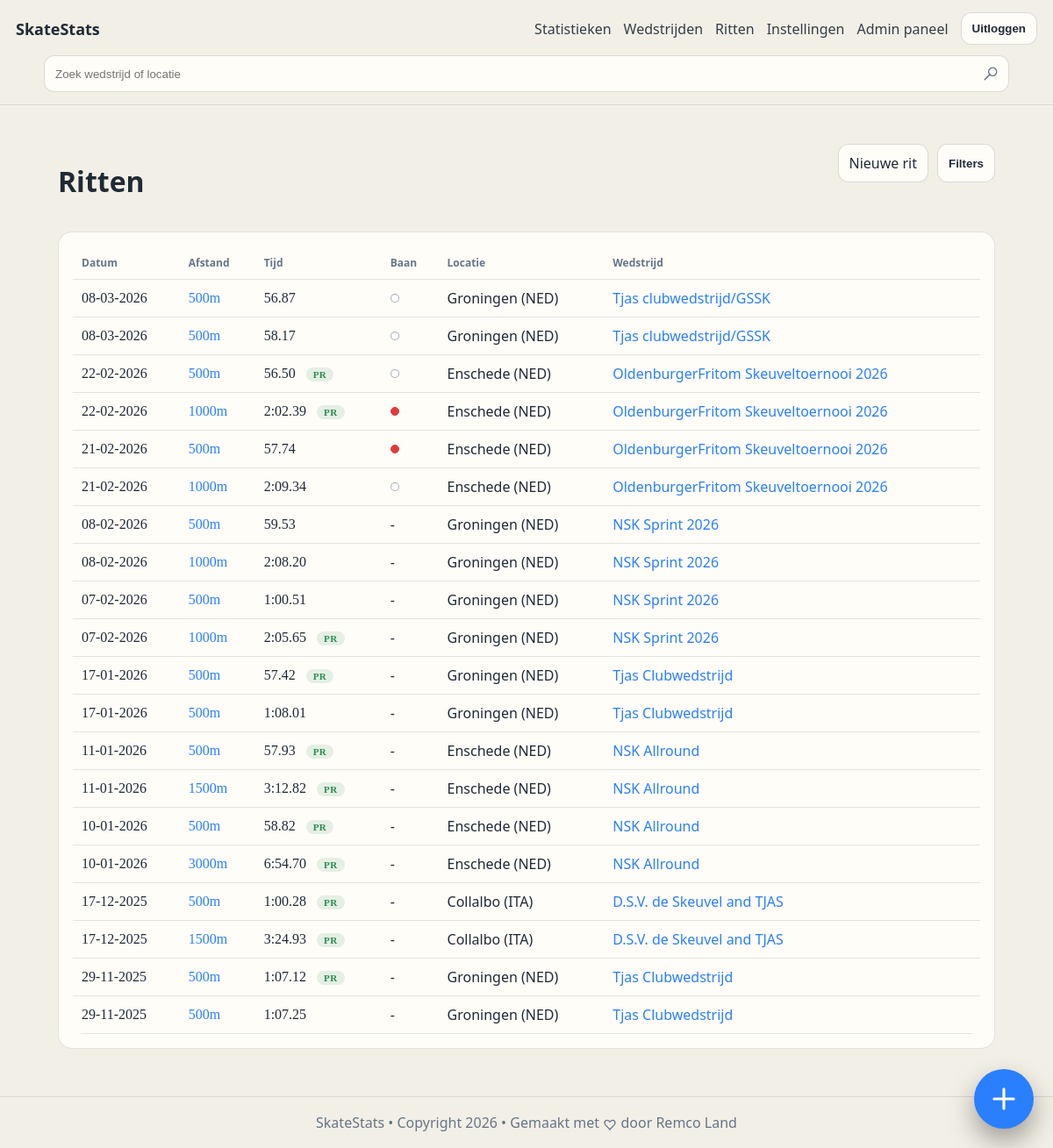
Screenshot of /races (signed in) with the database file from the repository.
### tables this page shows
CREATE TABLE competition (
              id INTEGER PRIMARY KEY AUTOINCREMENT,
              name TEXT NOT NULL,
              venue TEXT,
              competition_date TEXT NOT NULL, -- YYYY-MM-DD
              notes TEXT,
              created_at TEXT NOT NULL
            , owner_user_id INTEGER);

CREATE TABLE race (
              id INTEGER PRIMARY KEY AUTOINCREMENT,
              competition_id INTEGER NOT NULL,
              skater_id INTEGER NOT NULL,
              distance_m INTEGER NOT NULL,
              category TEXT,
              class_name TEXT,
              lane TEXT,
              opponent TEXT,
              total_time_ms INTEGER,
              laps_csv TEXT,   -- "30.12,31.00,31.50"
              dnf INTEGER NOT NULL DEFAULT 0,
              notes TEXT,
              created_at TEXT NOT NULL,
              FOREIGN KEY (competition_id) REFERENCES competition(id) ON DELETE CASCADE,
              FOREIGN KEY (skater_id) REFERENCES skater(id) ON DELETE RESTRICT
            );

### app/main.py (the view)
@app.get("/races", response_class=HTMLResponse)
def races(
    request: Request,
    distance_m: Optional[str] = None,
    lane: str = "",
    venue: str = "",
    date_from: str = "",
    date_to: str = "",
):
    current_user = require_user(request)
    filters = ["r.skater_id = ?", "c.owner_user_id = ?"]
    params: list[object] = [int(current_user["skater_id"]), int(current_user["id"])]
    selected_distance = distance_m.strip() if distance_m else ""
    selected_lane = lane.strip()
    selected_venue = venue.strip()
    selected_date_from = date_from.strip()
    selected_date_to = date_to.strip()
    if selected_distance:
        filters.append("r.distance_m = ?")
        params.append(int(selected_distance))
    if selected_lane:
        filters.append("LOWER(COALESCE(r.lane, '')) = ?")
        params.append(selected_lane.lower())
    if selected_venue:
        filters.append("LOWER(COALESCE(c.venue, '')) = ?")
        params.append(selected_venue.lower())
    error_message = ""
    try:
        if selected_date_from:
            filters.append("c.competition_date >= ?")
            params.append(parse_date_any(selected_date_from))
        if selected_date_to:
            filters.append("c.competition_date <= ?")
            params.append(parse_date_any(selected_date_to))
    except ValueError:
        error_message = "Ongeldige datumfilter."
        params = [int(current_user["skater_id"]), int(current_user["id"])]
        filters = ["r.skater_id = ?", "c.owner_user_id = ?"]
        if selected_distance:
            filters.append("r.distance_m = ?")
            params.append(int(selected_distance))
        if selected_lane:
            filters.append("LOWER(COALESCE(r.lane, '')) = ?")
            params.append(selected_lane.lower())
        if selected_venue:
            filters.append("LOWER(COALESCE(c.venue, '')) = ?")
            params.append(selected_venue.lower())
    where_sql = " AND ".join(filters)
    with db() as conn:
        race_rows = conn.execute(
            f"""
            SELECT r.*, c.name AS competition_name, c.venue, c.competition_date
            FROM race r
            JOIN competition c ON c.id = r.competition_id
            WHERE {where_sql}
            ORDER BY c.competition_date DESC, r.distance_m ASC, r.total_time_ms ASC, r.id DESC
            """,
            params,
        ).fetchall()
        lane_options = conn.execute(
            """
            SELECT DISTINCT lane
            FROM race r
            JOIN competition c ON c.id = r.competition_id
            WHERE r.skater_id = ? AND c.owner_user_id = ? AND lane IS NOT NULL AND TRIM(lane) != ''
            ORDER BY lane
            """,
            (int(current_user["skater_id"]), int(current_user["id"])),
        ).fetchall()
        venue_options = conn.execute(
            """
            SELECT DISTINCT c.venue AS venue
            FROM race r
            JOIN competition c ON c.id = r.competition_id
            WHERE r.skater_id = ? AND c.owner_user_id = ? AND c.venue IS NOT NULL AND TRIM(c.venue) != ''
            ORDER BY c.venue
            """,
            (int(current_user["skater_id"]), int(current_user["id"])),
        ).fetchall()
        all_owner_races = conn.execute(
            """
            SELECT r.id, r.distance_m, r.total_time_ms, r.dnf, c.competition_date
            FROM race r
            JOIN competition c ON c.id = r.competition_id
            WHERE r.skater_id = ? AND c.owner_user_id = ?
            ORDER BY c.competition_date ASC, r.id ASC
            """,
            (int(current_user["skater_id"]), int(current_user["id"])),
        ).fetchall()
    pr_progress = build_pr_progress(all_owner_races)
    return render(
        request,
        "races.html",
        races=[{**dict(row), **pr_progress.get(int(row["id"]), {})} for row in race_rows],
        lane_options=lane_options,
        venue_options=venue_options,
        selected_distance=selected_distance,
        selected_lane=selected_lane,
        selected_venue=selected_venue,
        selected_date_from=selected_date_from,
        selected_date_to=selected_date_to,
        error_message=error_message,
        filters_open=bool(
            error_message
            or selected_distance
            or selected_lane
            or selected_venue
            or selected_date_from
            or selected_date_to
        ),
        fmt_ms=fmt_ms,
        fmt_date=fmt_date_ymd_to_dmy,
    )

### app/main.py (called while the page is built)
def fmt_date_ymd_to_dmy(ymd: str | None) -> str:
    if not ymd:
        return "-"
    try:
        d = datetime.strptime(ymd, "%Y-%m-%d")
        return d.strftime("%d-%m-%Y")
    except ValueError:
        return ymd

def db() -> sqlite3.Connection:
    conn = sqlite3.connect(DB_PATH)
    conn.execute("PRAGMA foreign_keys = ON")
    conn.row_factory = sqlite3.Row
    return conn

def get_user_by_id(conn: sqlite3.Connection, user_id: int) -> Optional[sqlite3.Row]:
    return conn.execute(
        """
        SELECT u.*, s.name AS skater_name
        FROM user u
        JOIN skater s ON s.id = u.skater_id
        WHERE u.id = ?
        """,
        (user_id,),
    ).fetchone()

def normalize_theme_preference(raw_value: str) -> str:
    value = (raw_value or "").strip().lower()
    if value == "light":
        return "light"
    if value == "system":
        return "system"
    return "dark"

def resolved_theme(theme_preference: str) -> str:
    return "dark" if normalize_theme_preference(theme_preference) == "system" else normalize_theme_preference(theme_preference)

def render(request: Request, template_name: str, **ctx) -> HTMLResponse:
    tpl = templates_env.get_template(template_name)
    current_user = getattr(request.state, "user", None)
    html = tpl.render(
        app_title=APP_TITLE,
        request=request,
        current_user=current_user,
        owner_name=current_user["skater_name"] if current_user else OWNER_NAME,
        theme_preference=normalize_theme_preference(current_user["theme_preference"]) if current_user else "dark",
        active_theme=resolved_theme(current_user["theme_preference"]) if current_user else "dark",
        **ctx,
    )
    return HTMLResponse(html)

def require_user(request: Request) -> sqlite3.Row:
    current_user = getattr(request.state, "user", None)
    if current_user is None:
        raise RuntimeError("missing authenticated user")
    return current_user

def fmt_ms(ms: Optional[int]) -> str:
    if ms is None:
        return "-"
    sign = "-" if ms < 0 else ""
    total_seconds = abs(ms) / 1000.0
    minutes = int(total_seconds // 60)
    seconds = total_seconds - (minutes * 60)
    if minutes > 0:
        return f"{sign}{minutes}:{seconds:05.2f}"
    return f"{sign}{seconds:.2f}"

### app/templates/races.html (shortened to what this page needs)
﻿{% extends "base.html" %}
{% block content %}
  <div class="row">
    <h1>Ritten</h1>
    <div class="page-actions">
      <a class="btn" href="/races/new">Nieuwe rit</a>
      <button
        type="button"
        class="btn btn-secondary"
        id="race-filters-toggle"
        aria-expanded="{% if filters_open %}true{% else %}false{% endif %}"
        aria-controls="race-filters-panel"
      >
        Filters
      </button>
    </div>
  </div>
  <section class="card">
    {% if races|length == 0 %}
      <p>Geen ritten gevonden voor deze filters.</p>
    {% else %}
      <table>
        <thead>
          <tr><th>Datum</th><th>Afstand</th><th>Tijd</th><th>Baan</th><th>Locatie</th><th>Wedstrijd</th></tr>
        </thead>
        <tbody>
          {% for r in races %}
            <tr data-race-href="/races/{{ r.id }}">
              <td class="mono">{{ fmt_date(r.competition_date) }}</td>
              <td class="mono"><a href="/races/{{ r.id }}">{{ r.distance_m }}m</a></td>
              <td class="mono">
                {{ fmt_ms(r.total_time_ms) }}{% if r.dnf == 1 %} (DNF){% endif %}
                {% if r.is_pr %}
                  <span class="badge-pr">PR</span>
                {% endif %}
              </td>
              <td>
                {% set lane_value = r.lane or "" %}
                {% set lane_norm = lane_value|lower %}
                {% if lane_value %}
                  {% if "binnen" in lane_norm %}
                    <span class="lane-dot lane-dot-indoor" aria-label="Binnenbaan" title="Binnenbaan"></span>
                  {% elif "buiten" in lane_norm %}
                    <span class="lane-dot lane-dot-outdoor" aria-label="Buitenbaan" title="Buitenbaan"></span>
                  {% else %}
                    <span class="lane-dot lane-dot-unknown" aria-label="{{ r.lane }}" title="{{ r.lane }}"></span>
                  {% endif %}
                {% else %}
                  -
                {% endif %}
              </td>
              <td>{{ r.venue or "-" }}</td>
              <td><a href="/competitions/{{ r.competition_id }}">{{ r.competition_name }}</a></td>
            </tr>
          {% endfor %}
        </tbody>
      </table>
    {% endif %}
  </section>
{% endblock %}

### rows the page displays
competition: competition_date "08-03-2026" "08-03-2026", venue "Groningen (NED)" "Groningen (NED)", competition_name "Tjas clubwedstrijd/GSSK" "Tjas clubwedstrijd/GSSK"
race: distance_m "500", total_time_ms "56.87", lane "Binnen" (drawn)
race: distance_m "500", total_time_ms "58.17", lane "Binnen" (drawn)
competition: competition_date "22-02-2026" "22-02-2026", venue "Enschede (NED)" "Enschede (NED)", competition_name "OldenburgerFritom Skeuveltoernooi 2026" "OldenburgerFritom Skeuveltoernooi 2026"
race: distance_m "500", total_time_ms "56.50", lane "Binnen" (drawn)
race: distance_m "1000", total_time_ms "2:02.39", lane "Buiten" (drawn)
competition: competition_date "21-02-2026" "21-02-2026", venue "Enschede (NED)" "Enschede (NED)", competition_name "OldenburgerFritom Skeuveltoernooi 2026" "OldenburgerFritom Skeuveltoernooi 2026"
race: distance_m "500", total_time_ms "57.74", lane "Buiten" (drawn)
race: distance_m "1000", total_time_ms "2:09.34", lane "Binnen" (drawn)
competition: competition_date "08-02-2026" "08-02-2026", venue "Groningen (NED)" "Groningen (NED)", competition_name "NSK Sprint 2026" "NSK Sprint 2026"
race: distance_m "500", total_time_ms "59.53"
race: distance_m "1000", total_time_ms "2:08.20"
competition: competition_date "07-02-2026", venue "Groningen (NED)", competition_name "NSK Sprint 2026", competition_date "07-02-2026"
race: distance_m "500", total_time_ms "1:00.51"
race: distance_m "1000", total_time_ms "2:05.65", shows "PR", venue "Groningen (NED)", competition_name "NSK Sprint 2026"
competition: competition_date "17-01-2026" "17-01-2026", venue "Groningen (NED)" "Groningen (NED)", competition_name "Tjas Clubwedstrijd" "Tjas Clubwedstrijd"
race: distance_m "500", total_time_ms "57.42"
race: distance_m "500", total_time_ms "1:08.01"
competition: competition_date "11-01-2026" "11-01-2026", venue "Enschede (NED)" "Enschede (NED)", competition_name "NSK Allround" "NSK Allround"
race: distance_m "500", total_time_ms "57.93"
race: distance_m "1500", total_time_ms "3:12.82"
competition: competition_date "10-01-2026", venue "Enschede (NED)", competition_name "NSK Allround", competition_date "10-01-2026"
race: distance_m "500", total_time_ms "58.82"
race: distance_m "3000", total_time_ms "6:54.70", shows "PR", venue "Enschede (NED)", competition_name "NSK Allround"
competition: competition_date "17-12-2025", venue "Collalbo (ITA)", competition_name "D.S.V. de Skeuvel and TJAS", competition_date "17-12-2025"
race: distance_m "500", total_time_ms "1:00.28"
race: distance_m "1500", total_time_ms "3:24.93", shows "PR", venue "Collalbo (ITA)", competition_name "D.S.V. de Skeuvel and TJAS"
race: distance_m "500", total_time_ms "1:07.12", shows "PR", venue "Groningen (NED)", competition_name "Tjas Clubwedstrijd"
competition: competition_date "29-11-2025", competition_date "29-11-2025", venue "Groningen (NED)", competition_name "Tjas Clubwedstrijd"
race: distance_m "500", total_time_ms "1:07.25"

### other values shown
{{ app_title }} "SkateStats"
